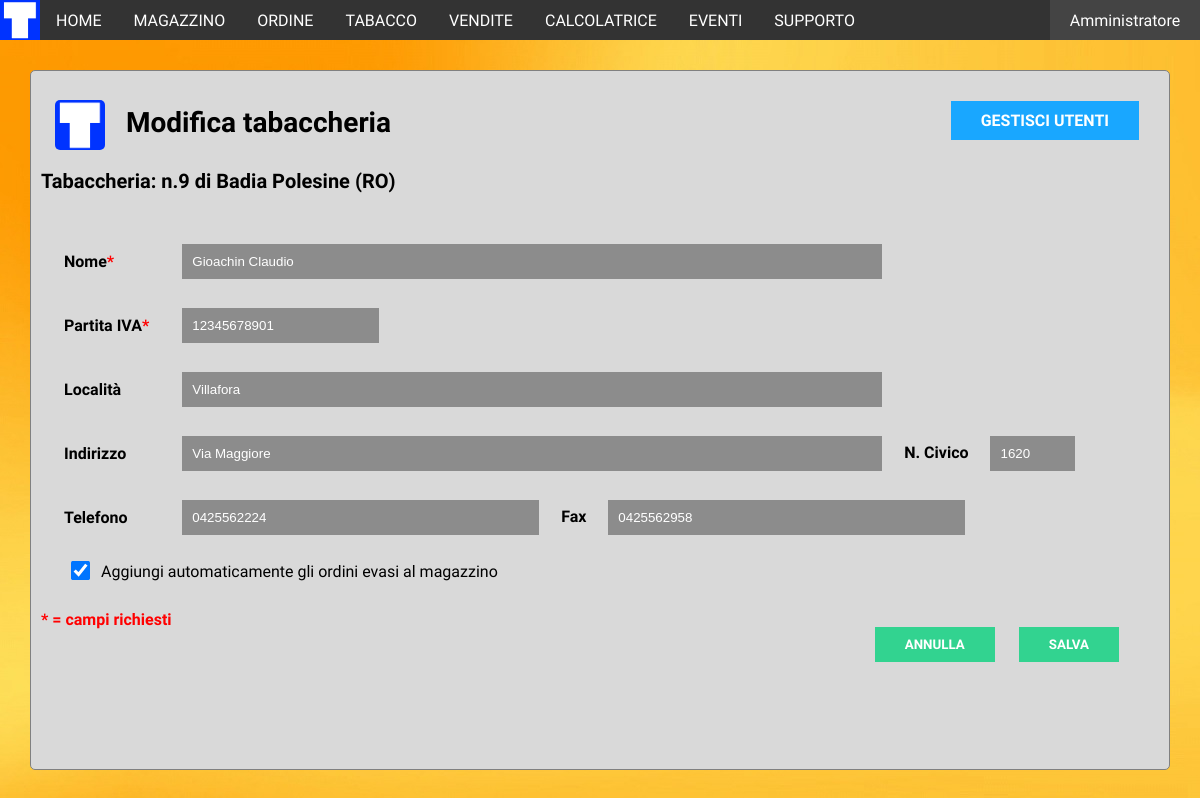
Page /tabaccheria.php (signed in) on the committed database.
### tables this page shows
CREATE TABLE `tabaccheria` (
  `numero` int(11) NOT NULL,
  `piva` varchar(11) NOT NULL,
  `nome` text NOT NULL,
  `localita` text,
  `indirizzo` text,
  `n_civico` varchar(10) DEFAULT NULL,
  `tel` varchar(16) DEFAULT NULL,
  `fax` varchar(16) DEFAULT NULL,
  `ordine_to_magazzino` tinyint(4) NOT NULL,
  `comune` varchar(75) NOT NULL,
  `provincia` varchar(2) NOT NULL
);

### php/session.php (called while the page is built, shortened)
<?php
include ('connetti.php');
$tabaccheria_numero = $_SESSION['num_tabaccheria'];
$tabaccheria_provincia = $_SESSION['provincia'];
$tabaccheria_comune = $_SESSION['comune'];
$query = "SELECT * FROM Tabaccheria WHERE numero = '".$tabaccheria_numero."' AND provincia = '".$tabaccheria_provincia."' AND comune = '".$tabaccheria_comune."';";
$result = mysqli_query($conn, $query);
$tabaccheria_row = mysqli_fetch_array($result);
$tabaccheria_nome = $tabaccheria_row["nome"];
?>

### php/adminauth.php (called while the page is built, shortened)
<?php
include ('session.php');
?>

### tabaccheria.php (the view, shortened to what this page needs)
<?php
	include("php/adminauth.php");
?>
<html>
	<head>
		<link rel="stylesheet" href="css/navigation.css">
		<link rel="stylesheet" href="css/gestionale.css">
		<link rel="stylesheet" href="css/base.css">
		<link rel="stylesheet" href="css/forms.css">
		<link rel="stylesheet" href="css/popup.css">
		<link rel="stylesheet" href="css/tableforms.css">
	</head>
	<body>
		<?php
			include("navigation.php");
		?>
		<div class=box>
			<h1>
				&nbsp <img src="images\tabaccheria.png" style="vertical-align: middle; border-radius: 5px;" height="50px">
				&nbsp Modifica tabaccheria
			</h1>
			<div class="admin_button"><a href="manageusers.php" class="tasto" title="Visualizza ed amministra gli utenti registrati di questa tabaccheria">GESTISCI UTENTI</a></div>
			<h2>Tabaccheria: n.<?php echo $tabaccheria_numero.' di '.$tabaccheria_comune.' ('.$tabaccheria_provincia.')'; ?></h2>
			<form action="php/updatetabac.php" method=GET>
				<table id=dati>
					<tr>
						<td><b>Nome<span style="color:red;">*</span></b></td>
						<td><input class=field type=text name=nome value='<?php echo $tabaccheria_nome; ?>' required/></td>
					</tr>
					<tr>
						<td><b>Partita IVA<span style="color:red;">*</span></b></td>
						<td><input type=text pattern="[0-9]{11,11}" onkeypress='return ( event.charCode >= 48 && event.charCode <= 57 )'
							maxlength=11 name=piva value='<?php echo $tabaccheria_row["piva"]; ?>' required/></td>
					</tr>
					<tr>
						<td><b>Località</b></td>
						<td><input class=field type=text name=localita <?php if (isset($tabaccheria_row["localita"])) { echo "value='".$tabaccheria_row["localita"]."'"; } ?>/></td>
					</tr>
					<tr>
						<td><b>Indirizzo</b></td>
						<td><input class=field type=text name=indirizzo <?php if (isset($tabaccheria_row["indirizzo"])) { echo "value='".$tabaccheria_row["indirizzo"]."'"; } ?>/>
						 &nbsp <b>N. Civico</b> &nbsp
						<input type=text size=6 maxlength=10 name=n_civico <?php if (isset($tabaccheria_row["n_civico"])) { echo "value='".$tabaccheria_row["n_civico"]."'"; } ?>/></td>
					</tr>
					<tr>
						<td><b>Telefono</b></td>
						<td><input type=text <?php if (isset($tabaccheria_row["tel"])) { echo "value='".$tabaccheria_row["tel"]."'"; } ?>
						onkeypress='return ( event.charCode >= 48 && event.charCode <= 57 )' size=40 maxlength=16 name='tel'/>
						 &nbsp <b>Fax</b> &nbsp
						<input type=text <?php if (isset($tabaccheria_row["fax"])) { echo "value='".$tabaccheria_row["fax"]."'"; } ?>
						onkeypress='return ( event.charCode >= 48 && event.charCode <= 57 )' size=40 maxlength=16 name='fax'/></td>
					</tr>
                                        <tr>
						<td colspan='2'><input type=checkbox name='ordine_to_magazzino' value='1'
                                                    <?php if ($tabaccheria_row["ordine_to_magazzino"]!=0) { echo "checked"; } ?>/>
                                                    Aggiungi automaticamente gli ordini evasi al magazzino</td>
					</tr>
				</table>
				<div class=apply>
					<input type=button class=tasto value="ANNULLA" onclick="window.location.href='main.php';"/>
					<input type=submit class=tasto value="SALVA"/>
				</div>
			</form>
			<div style="position: absolute; float: left; color: red;"><b>* = campi richiesti</b></div>
		</div>
	</body>
</html>

### css/navigation.css (style rules this page uses)
body { margin: 0; }

### css/gestionale.css (style rules this page uses)
.box { position: absolute; background-color: #d9d9d9; top: 70px; left: 30px; bottom: 30px; right: 30px; border: solid 1px gray; border-radius: 5px; padding: 10px; overflow: auto; }

### css/base.css (style rules this page uses)
body { font-family: 'RobotoDraft', Arial, sans-serif; }
a { text-decoration: none; }
h1 { font-size: 28px; }
h2 { font-size: 20px; }

### css/forms.css (style rules this page uses)
input, select { padding:10px 10px; margin: 3px 10px; border:none; background:#8C8C8C; text-decoration: none; color: white; }
.field { width: 700px; }
.tasto { font-family: "RobotoDraft", "Roboto", sans-serif; background: #32D390; border: 0; margin-left: 10px; padding: 10px 30px; text-decoration: none; font-weight: bold; color: white; }
div.apply { float: right; margin: 30px; }

### css/tableforms.css (style rules this page uses)
#dati { padding: 10px; margin-left: 10px; border: none; }
#dati td { padding-top: 20px; padding-right: 20px; }

### tabaccheria.php (style rules this page uses)
input[type=checkbox] { -ms-transform: scale(1.5); -moz-transform: scale(1.5); -webkit-transform: scale(1.5); -o-transform: scale(1.5); padding: 10px; }
.admin_button { position: absolute; right: 30px; top: 40px; }
.admin_button > .tasto { background-color: #19A7FF; }

### rows in the picture
tabaccheria: nome "Gioachin Claudio", piva "12345678901", localita "Villafora", indirizzo "Via Maggiore", n_civico "1620", tel "0425562224", fax "0425562958", ordine_to_magazzino "☑"

### other values in the picture
$logged_user_nome "Amministratore"
$tabaccheria_numero "9"
$tabaccheria_comune "Badia Polesine"
$tabaccheria_provincia "RO"
